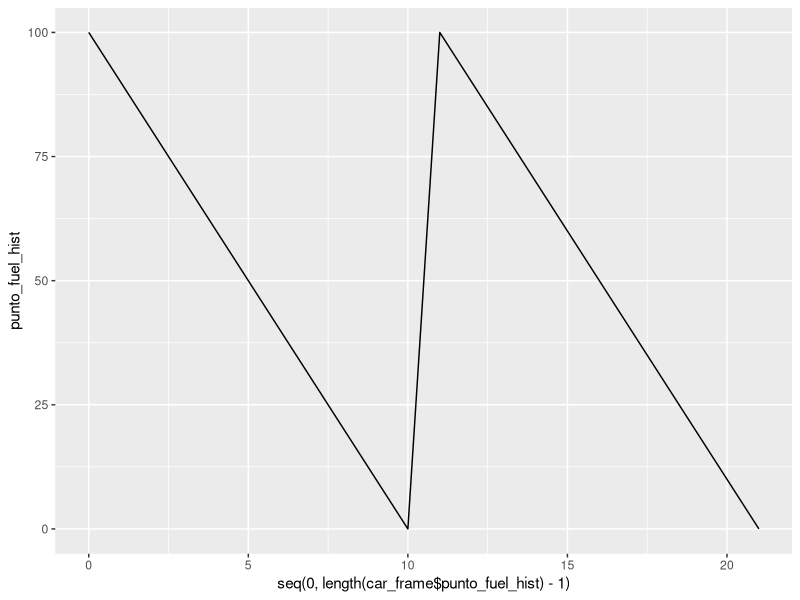

This figure's R source:
# 
# R demonstration of Standard Procedural With some Functions
# 

library(ggplot2)
library(reshape2)

drive_car <- function(starting_tank, ppm, distance) {
  tank_changes = c() # track the fuel usage using what % remains
  for(i in 0:distance) {
    new_tank <- starting_tank - (ppm * i)
    if(new_tank >= 0) {
      tank_changes <- c(tank_changes, new_tank) # only spend fuel if there was fuel to spend.
    }
  }
  return(tank_changes) # return the fuel usage
}

# creating a function to refuel a car
refuel_car <- function(tank_changes, tank_percentage) {
  new_tank <- tank_changes[length(tank_changes)] + tank_percentage
  if(new_tank > 100) {
    new_tank <- 100 # cant have more than a 100% full tank.
  }
  return(c(tank_changes, new_tank))
}

na.padding <- function(x,len){
  x[1:len]
}


data_frame_ify <- function(l,...){
  maxlen <- max(sapply(l,length))
  data.frame(lapply(l,na.padding,len=maxlen),...)
}

cars <- c('Punto', 'Golf', 'Jazz')

jazz_fuel_hist <- drive_car(100, 7.5, 10)


golf_fuel_hist <- drive_car(100, 2, 10)
golf_fuel_hist <- c(golf_fuel_hist, drive_car(golf_fuel_hist[length(golf_fuel_hist)], 5, 10))

punto_fuel_hist <- drive_car(100, 10, 20)
punto_fuel_hist <- refuel_car(punto_fuel_hist, 100)
punto_fuel_hist <- drive_car(100, 10, 20)


car_frame <- data_frame_ify(cars, punto_fuel_hist, golf_fuel_hist, jazz_fuel_hist)

ggplot(car_frame, aes(x=seq(0,length(car_frame$punto_fuel_hist)-1), y=punto_fuel_hist)) +   
  geom_line()

